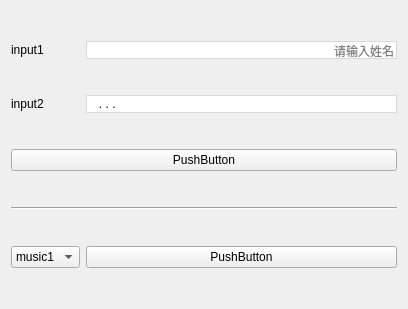
<?xml version="1.0" encoding="UTF-8"?>
<ui version="4.0">
 <class>like</class>
 <widget class="QWidget" name="like">
  <property name="geometry">
   <rect>
    <x>0</x>
    <y>0</y>
    <width>408</width>
    <height>309</height>
   </rect>
  </property>
  <property name="windowTitle">
   <string>Form</string>
  </property>
  <property name="styleSheet">
   <string notr="true">QLineEdit{
	border: 1px solid #d8d8d8;
}

QLineEdit:focus{
	border: 1px solid black;
}</string>
  </property>
  <layout class="QGridLayout" name="gridLayout" rowstretch="0,0,0,0,0">
   <item row="1" column="0">
    <widget class="QLabel" name="label_2">
     <property name="text">
      <string>input2</string>
     </property>
    </widget>
   </item>
   <item row="3" column="0" colspan="2">
    <widget class="Line" name="line">
     <property name="orientation">
      <enum>Qt::Horizontal</enum>
     </property>
    </widget>
   </item>
   <item row="0" column="1">
    <widget class="QLineEdit" name="lineEdit">
     <property name="maxLength">
      <number>32767</number>
     </property>
     <property name="echoMode">
      <enum>QLineEdit::Normal</enum>
     </property>
     <property name="alignment">
      <set>Qt::AlignRight|Qt::AlignTrailing|Qt::AlignVCenter</set>
     </property>
     <property name="readOnly">
      <bool>false</bool>
     </property>
     <property name="placeholderText">
      <string>请输入姓名</string>
     </property>
    </widget>
   </item>
   <item row="2" column="0" colspan="2">
    <widget class="QPushButton" name="pushButton">
     <property name="text">
      <string>PushButton</string>
     </property>
    </widget>
   </item>
   <item row="1" column="1">
    <widget class="QLineEdit" name="lineEdit_2">
     <property name="sizePolicy">
      <sizepolicy hsizetype="Expanding" vsizetype="Fixed">
       <horstretch>0</horstretch>
       <verstretch>0</verstretch>
      </sizepolicy>
     </property>
     <property name="inputMask">
      <string>000.0.0.0</string>
     </property>
     <property name="maxLength">
      <number>9</number>
     </property>
     <property name="echoMode">
      <enum>QLineEdit::Normal</enum>
     </property>
     <property name="alignment">
      <set>Qt::AlignLeading|Qt::AlignLeft|Qt::AlignVCenter</set>
     </property>
     <property name="readOnly">
      <bool>false</bool>
     </property>
     <property name="placeholderText">
      <string/>
     </property>
    </widget>
   </item>
   <item row="0" column="0">
    <widget class="QLabel" name="label">
     <property name="text">
      <string>input1</string>
     </property>
    </widget>
   </item>
   <item row="4" column="0">
    <widget class="QComboBox" name="comboBox">
     <item>
      <property name="text">
       <string>music1</string>
      </property>
     </item>
     <item>
      <property name="text">
       <string>music2</string>
      </property>
     </item>
     <item>
      <property name="text">
       <string>music3</string>
      </property>
     </item>
    </widget>
   </item>
   <item row="4" column="1">
    <widget class="QPushButton" name="pushButton_2">
     <property name="text">
      <string>PushButton</string>
     </property>
    </widget>
   </item>
  </layout>
 </widget>
 <resources/>
 <connections/>
</ui>
